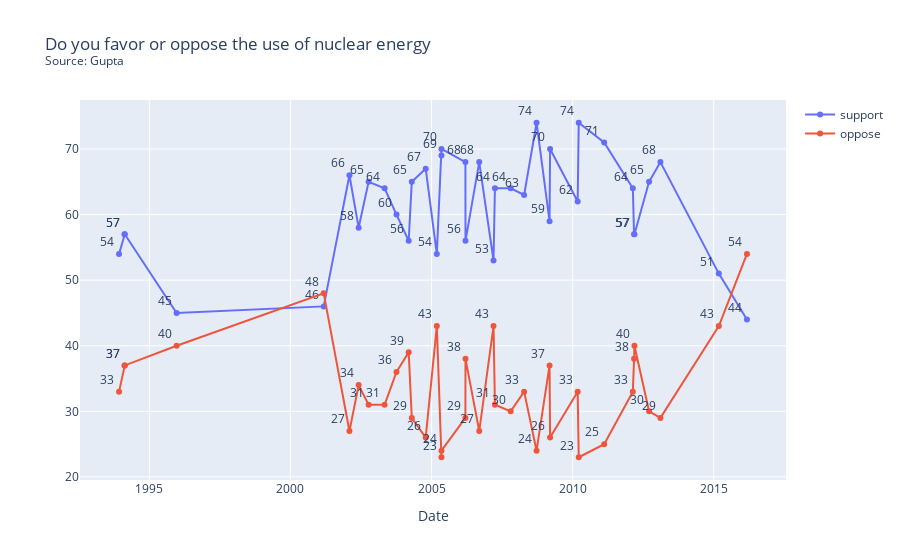
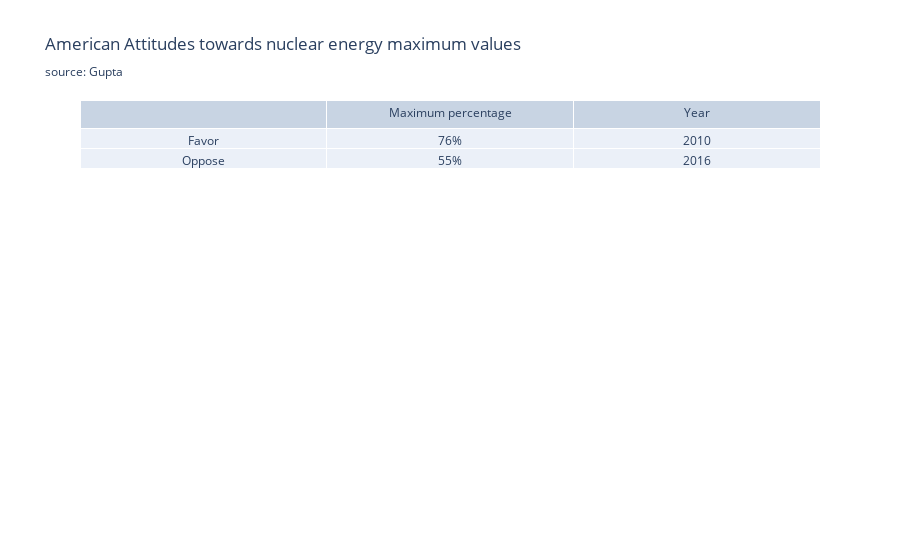

Write notebook code for charts like these, in order.
### Code cell
import plotly.express as px
import re
#type(df3['date'].iloc[1])
s= "Do you favor or oppose the use of nuclear energy"
# df4 = df_date.sort_values(by=['date']).copy()
source = df4['firm'].iloc[0].title()
title = s + "<br><sup>Source: " + "Gupta" + "<sup>"

support_df = df4.copy()
resultdf2=support_df.where(support_df['question'].str.contains(pat = "Overall, do you .* the use of nuclear.*", regex=True)).dropna().drop(columns='question')
fig_gupta_use = px.line(resultdf2, x="date", y=["support", "oppose"], title=title, markers=True, text="value", height=500)
fig_gupta_use.update_layout(yaxis_title="", xaxis_title="Date", legend_title="",)
fig_gupta_use.update_traces(textposition="top left")
fig_gupta_use.show()
# resultdf
#build_more_df['question'].str.contains(pat = "a")
create_table(resultdf2)

### Figure 1 — Plotly figure (JSON) as saved in the notebook; plotly's stock layout.template omitted (floating-point values rounded to 4 significant figures)
{"data": [{"hovertemplate": "variable=support<br>date=%{x}<br>value=%{text}<extra></extra>", "legendgroup": "support", "line": {"color": "#636efa", "dash": "solid"}, "marker": {"symbol": "circle"}, "mode": "markers+text+lines", "name": "support", "orientation": "v", "showlegend": true, "text": [54, 57, 57, 45, 46, 66, 58, 65, 64, 60, 56, 65, 67, 54, 69, 70, 68, 56, 68, 53, 64, 64, 63, 74, 59, 70, 62, 74, 71, 64, 57, 57, 65, 68, 51, 44], "textposition": "top left", "type": "scatter", "x": ["1993-12-05T00:00:00", "1994-02-14T00:00:00", "1994-02-17T00:00:00", "1995-12-20T00:00:00", "2001-03-07T00:00:00", "2002-02-03T00:00:00", "2002-06-02T00:00:00", "2002-10-09T00:00:00", "2003-05-04T00:00:00", "2003-10-05T00:00:00", "2004-03-11T00:00:00", "2004-04-20T00:00:00", "2004-10-17T00:00:00", "2005-03-10T00:00:00", "2005-05-09T00:00:00", "2005-05-09T00:00:00", "2006-03-15T00:00:00", "2006-03-16T00:00:00", "2006-09-10T00:00:00", "2007-03-14T00:00:00", "2007-04-01T00:00:00", "2007-10-22T00:00:00", "2008-04-13T00:00:00", "2008-09-21T00:00:00", "2009-03-08T00:00:00", "2009-03-15T00:00:00", "2010-03-07T00:00:00", "2010-03-21T00:00:00", "2011-02-13T00:00:00", "2012-02-19T00:00:00", "2012-03-06T00:00:00", "2012-03-11T00:00:00", "2012-09-16T00:00:00", "2013-02-10T00:00:00", "2015-03-08T00:00:00", "2016-03-06T00:00:00"], "xaxis": "x", "y": [54, 57, 57, 45, 46, 66, 58, 65, 64, 60, 56, 65, 67, 54, 69, 70, 68, 56, 68, 53, 64, 64, 63, 74, 59, 70, 62, 74, 71, 64, 57, 57, 65, 68, 51, 44], "yaxis": "y"}, {"hovertemplate": "variable=oppose<br>date=%{x}<br>value=%{text}<extra></extra>", "legendgroup": "oppose", "line": {"color": "#EF553B", "dash": "solid"}, "marker": {"symbol": "circle"}, "mode": "markers+text+lines", "name": "oppose", "orientation": "v", "showlegend": true, "text": [33, 37, 37, 40, 48, 27, 34, 31, 31, 36, 39, 29, 26, 43, 23, 24, 29, 38, 27, 43, 31, 30, 33, 24, 37, 26, 33, 23, 25, 33, 38, 40, 30, 29, 43, 54], "textposition": "top left", "type": "scatter", "x": ["1993-12-05T00:00:00", "1994-02-14T00:00:00", "1994-02-17T00:00:00", "1995-12-20T00:00:00", "2001-03-07T00:00:00", "2002-02-03T00:00:00", "2002-06-02T00:00:00", "2002-10-09T00:00:00", "2003-05-04T00:00:00", "2003-10-05T00:00:00", "2004-03-11T00:00:00", "2004-04-20T00:00:00", "2004-10-17T00:00:00", "2005-03-10T00:00:00", "2005-05-09T00:00:00", "2005-05-09T00:00:00", "2006-03-15T00:00:00", "2006-03-16T00:00:00", "2006-09-10T00:00:00", "2007-03-14T00:00:00", "2007-04-01T00:00:00", "2007-10-22T00:00:00", "2008-04-13T00:00:00", "2008-09-21T00:00:00", "2009-03-08T00:00:00", "2009-03-15T00:00:00", "2010-03-07T00:00:00", "2010-03-21T00:00:00", "2011-02-13T00:00:00", "2012-02-19T00:00:00", "2012-03-06T00:00:00", "2012-03-11T00:00:00", "2012-09-16T00:00:00", "2013-02-10T00:00:00", "2015-03-08T00:00:00", "2016-03-06T00:00:00"], "xaxis": "x", "y": [33, 37, 37, 40, 48, 27, 34, 31, 31, 36, 39, 29, 26, 43, 23, 24, 29, 38, 27, 43, 31, 30, 33, 24, 37, 26, 33, 23, 25, 33, 38, 40, 30, 29, 43, 54], "yaxis": "y"}], "layout": {"autosize": true, "legend": {"title": {"text": ""}, "tracegroupgap": 0}, "title": {"text": "Do you favor or oppose the use of nuclear energy<br><sup>Source: Gupta<sup>"}, "xaxis": {"anchor": "y", "autorange": true, "domain": [0, 1], "range": ["1992-08-10 20:47:22.9509", "2017-06-30 03:12:37.0491"], "title": {"text": "Date"}, "type": "date"}, "yaxis": {"anchor": "x", "autorange": true, "domain": [0, 1], "range": [19.41, 77.59], "title": {"text": ""}, "type": "linear"}}}

### Figure 2 — Plotly figure (JSON) as saved in the notebook; plotly's stock layout.template omitted (floating-point values rounded to 4 significant figures)
{"data": [{"cells": {"values": [["Favor", "Oppose"], ["76%", "55%"], [2010, 2016]]}, "header": {"values": [" ", "Maximum percentage", "Year"]}, "type": "table"}], "layout": {"autosize": true, "title": {"text": "American Attitudes towards nuclear energy maximum values<br><sub>source: Gupta"}}}
